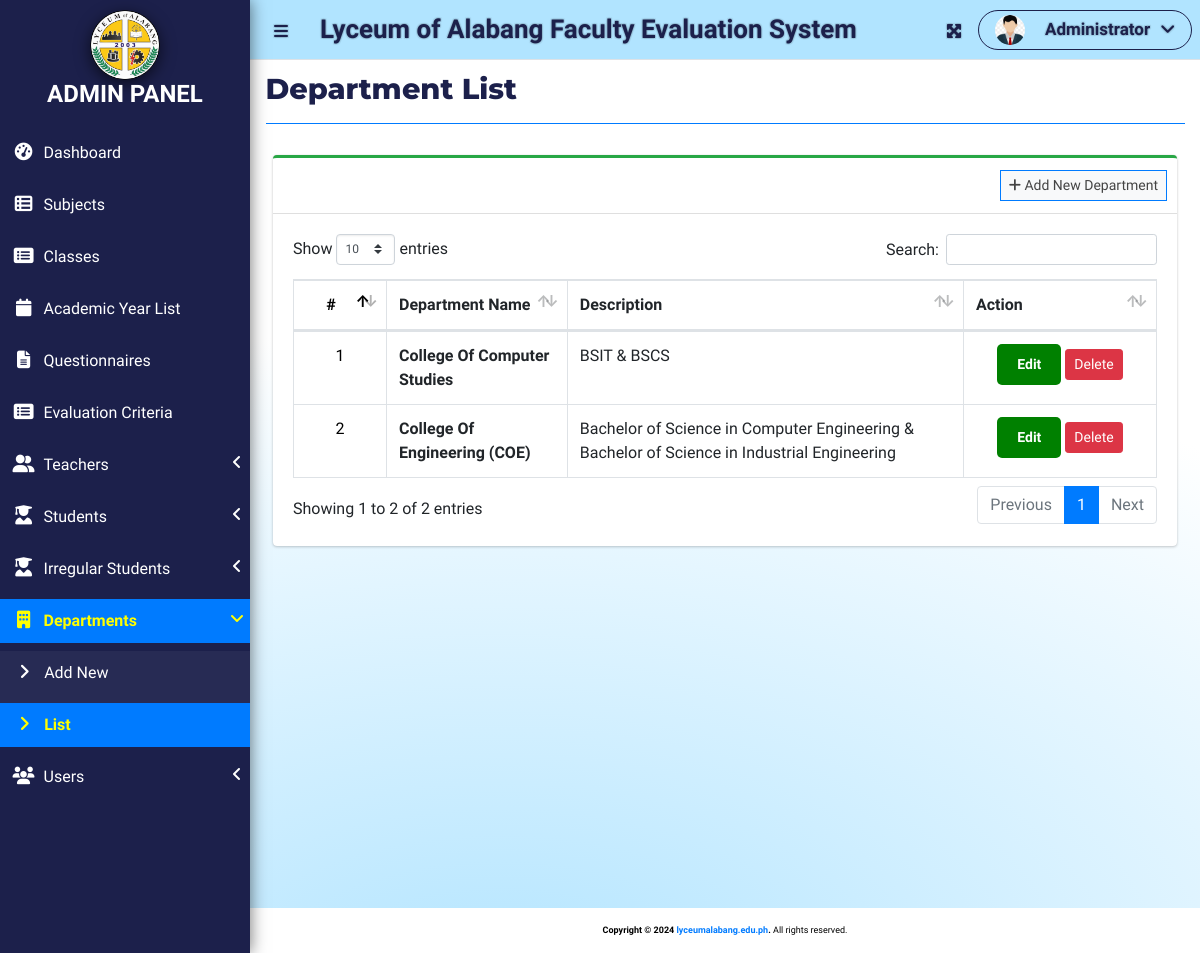
Page /index.php?page=department_list (signed in) on the earlier database version.
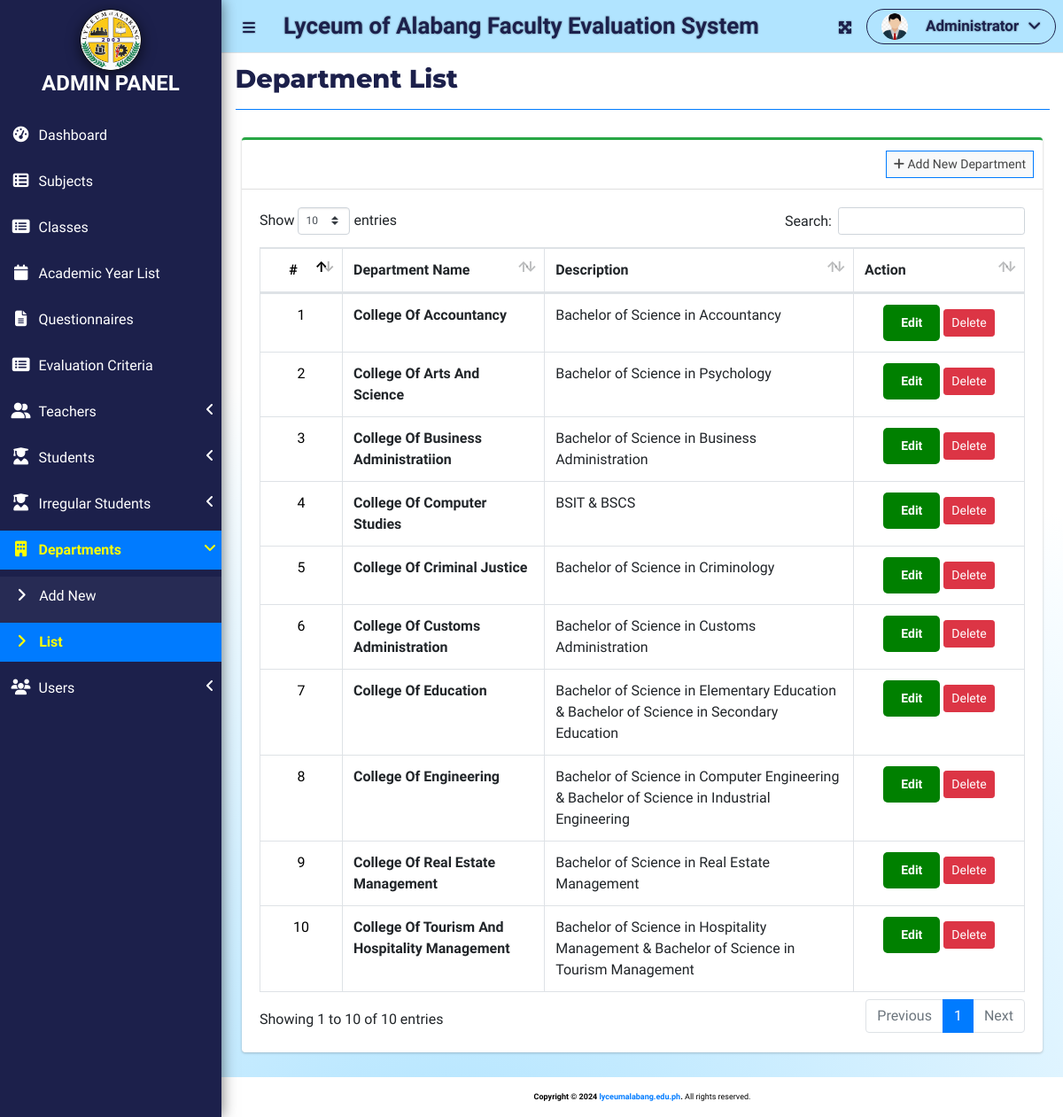
Same page on the later database version.
### tables this page shows
CREATE TABLE `department_list` (
  `id` int(11) NOT NULL,
  `name` varchar(255) NOT NULL,
  `description` text DEFAULT NULL
);

### admin/department_list.php (the view, shortened to what this page needs)
<?php include'db_connect.php' ?>
<div class="col-lg-12">
    <div class="card card-outline card-success">
        <div class="card-header">
            <div class="card-tools">
                <a class="btn btn-block btn-sm btn-default btn-flat border-primary" href="./index.php?page=new_department"><i class="fa fa-plus"></i> Add New Department</a>
            </div>
        </div>
        <div class="card-body">
            <table class="table tabe-hover table-bordered" id="list">
                <thead>
                    <tr>
                        <th class="text-center counter" width="50px">#</th>
                        <th>Department Name</th>
                        <th>Description</th>
                        <th width="150px">Action</th>
                    </tr>
                </thead>
                <tbody>
                    <?php
                    $i = 1;
                    $qry = $conn->query("SELECT * FROM department_list ORDER BY name ASC");
                    while($row= $qry->fetch_assoc()):
                    ?>
                    <tr>
                        <td class="text-center counter"><?php echo $i++ ?></td>
                        <td><b><?php echo ucwords($row['name']) ?></b></td>
                        <td><?php echo $row['description'] ?></td>
                        <td class="text-center">
                            <a href="index.php?page=new_department&id=<?php echo $row['id'] ?>" class="btn btn-sm btn-primary">Edit</a>
                            <button type="button" class="btn btn-sm btn-danger delete_department" data-id="<?php echo $row['id'] ?>">Delete</button>
                        </td>
                    </tr>
                    <?php endwhile; ?>
                </tbody>
            </table>
        </div>
    </div>
</div>

Differences in the rows shown:
added department_list: name "College Of Accountancy", description "Bachelor of Science in Accountancy"
added department_list: name "College Of Arts And Science", description "Bachelor of Science in Psychology"
added department_list: name "College Of Business Administratiion", description "Bachelor of Science in Business Administration"
added department_list: name "College Of Criminal Justice", description "Bachelor of Science in Criminology"
added department_list: name "College Of Customs Administration", description "Bachelor of Science in Customs Administration"
added department_list: name "College Of Education", description "Bachelor of Science in Elementary Education & Bachelor of Science in Secondary Education"
changed department_list: name "College Of Engineering (COE)" → "College Of Engineering"
added department_list: name "College Of Real Estate Management", description "Bachelor of Science in Real Estate Management"
added department_list: name "College Of Tourism And Hospitality Management", description "Bachelor of Science in Hospitality Management & Bachelor of Science in Tourism Management"
Other differences:
text written by a page script: "Show entries Search: Showing 1 to 2 of 2 entries Previous 1 Next" → "Show entries Search: Showing 1 to 10 of 10 entries Previous 1 Next"
